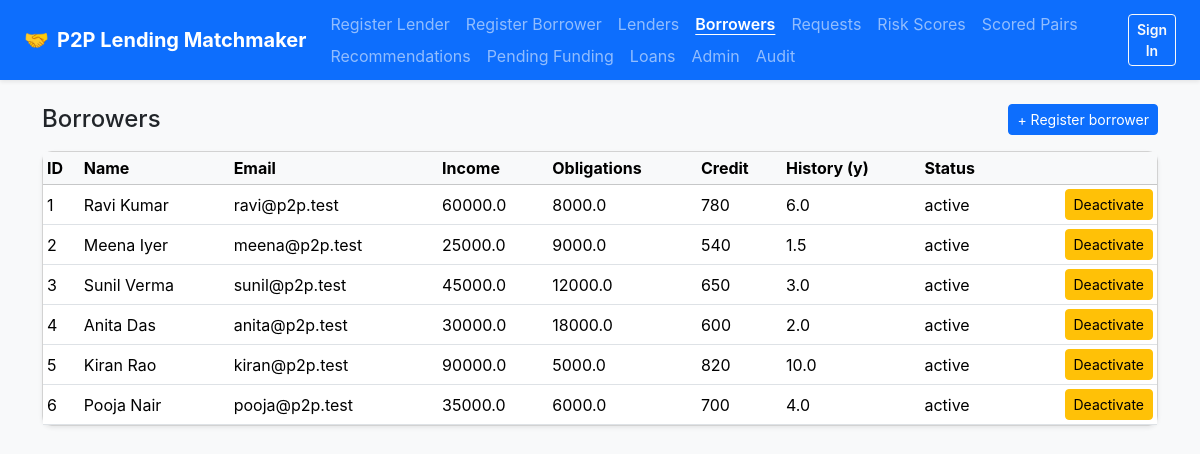
/borrowers, run on the app's committed database.
### tables this page shows
CREATE TABLE borrowers (
    borrower_id            INTEGER PRIMARY KEY AUTOINCREMENT,
    user_id                INTEGER NOT NULL UNIQUE REFERENCES users(user_id) ON DELETE CASCADE,
    monthly_income         REAL    NOT NULL CHECK (monthly_income > 0),       -- simulated
    existing_obligations   REAL    NOT NULL DEFAULT 0 CHECK (existing_obligations >= 0), -- monthly EMIs
    credit_score           INTEGER NOT NULL CHECK (credit_score BETWEEN 300 AND 900),    -- simulated
    credit_history_years   REAL    NOT NULL DEFAULT 0 CHECK (credit_history_years >= 0),
    profile_status         TEXT    NOT NULL DEFAULT 'pending'
                           CHECK (profile_status IN ('pending','active','inactive','rejected')),
    created_at             TEXT    NOT NULL DEFAULT (datetime('now'))
);

CREATE TABLE users (
    user_id        INTEGER PRIMARY KEY AUTOINCREMENT,
    full_name      TEXT    NOT NULL CHECK (length(trim(full_name)) > 0),
    email          TEXT    NOT NULL UNIQUE,
    password_hash  TEXT    NOT NULL,
    role           TEXT    NOT NULL CHECK (role IN ('lender','borrower','admin')),
    status         TEXT    NOT NULL DEFAULT 'active' CHECK (status IN ('active','inactive','suspended')),
    created_at     TEXT    NOT NULL DEFAULT (datetime('now'))
);

### routes/profiles.py (the view)
@bp.route("/borrowers")
def borrowers():
    with db_conn() as conn:
        rows = []
        for borrower in ps.list_borrowers(conn):
            row = borrower.to_dict()
            row["_actions"] = _status_actions("borrower", borrower.borrower_id, borrower.profile_status)
            rows.append(row)
        columns = [("borrower_id", "ID"), ("full_name", "Name"), ("email", "Email"), ("monthly_income", "Income"),
                   ("existing_obligations", "Obligations"), ("credit_score", "Credit"),
                   ("credit_history_years", "History (y)"), ("profile_status", "Status")]
        return render_template("table.html", title="Borrowers", columns=columns, rows=rows,
                               top_actions=[{"label": "+ Register borrower", "url": url_for("profiles.register_borrower"),
                                             "method": "get"}])

### database.py (called while the page is built)
def get_connection(db_path=None):
    db_path = db_path or config.DATABASE_PATH
    os.makedirs(os.path.dirname(db_path), exist_ok=True)
    conn = sqlite3.connect(db_path)
    conn.row_factory = sqlite3.Row
    conn.execute("PRAGMA foreign_keys = ON")   # must be enabled on every connection
    return conn

### models.py (called while the page is built)
    @property
    def role(self):
        return self.ROLE

    def to_dict(self):
        data = dict(vars(self))
        data.pop("password_hash", None)
        data["role"] = self.role
        return data

    @classmethod
    def from_row(cls, row):
        return cls(row["full_name"], row["email"], row["monthly_income"], row["existing_obligations"],
                   row["credit_score"], row["credit_history_years"], profile_status=row["profile_status"],
                   borrower_id=row["borrower_id"], user_id=row["user_id"], status=row["status"])

### profile_service.py (called while the page is built)
def list_borrowers(conn, profile_status=None):
    sql, params = _BORROWER_SQL, ()
    if profile_status:
        sql, params = sql + " WHERE b.profile_status = ?", (profile_status,)
    return [Borrower.from_row(r) for r in conn.execute(sql + " ORDER BY b.borrower_id", params)]

### routes/profiles.py (called while the page is built)
def _status_actions(role, pid, status):
    base = url_for("profiles.change_status", role=role, profile_id=pid)
    options = {
        "pending": [("Approve", "active", "success"), ("Reject", "rejected", "danger")],
        "active": [("Deactivate", "inactive", "warning")],
        "inactive": [("Activate", "active", "success")],
        "rejected": [("Re-open", "pending", "secondary")],
    }
    return [{"label": label, "url": f"{base}?to={to}", "method": "post", "style": style}
            for label, to, style in options.get(status, [])]

### utils.py (called while the page is built)
@contextmanager
def db_conn():
    conn = get_connection()
    try:
        yield conn
    finally:
        conn.close()

### templates/table.html (shortened to what this page needs)
{% extends "base.html" %}
{% macro action_button(a) %}
 {% if a.method == 'post' %}
 <form method="post" action="{{ a.url }}" class="d-inline">
 <button class="btn btn-sm btn-{{ a.style or 'primary' }}" type="submit">{{ a.label }}</button>
 </form>
 {% else %}
 <a class="btn btn-sm btn-{{ a.style or 'primary' }}" href="{{ a.url }}">{{ a.label }}</a>
 {% endif %}
{% endmacro %}
{% block content %}
<div class="d-flex justify-content-between align-items-center mb-3">
 <h2 class="h4 mb-0">{{ title }}</h2>
 <div class="d-flex gap-2">{% for a in top_actions or [] %}{{ action_button(a) }}{% endfor %}</div>
</div>
<div class="card shadow-sm">
 <div class="table-responsive">
 <table class="table table-sm table-hover align-middle mb-0">
 <thead class="table-light">
 <tr>{% for key, label in columns %}<th>{{ label }}</th>{% endfor %}<th></th></tr>
 </thead>
 <tbody>
 {% for row in rows %}
 <tr>
 {% for key, label in columns %}
 <td>{% if row.get(key) is none %}{% else %}{{ row.get(key) }}{% endif %}</td>
 {% endfor %}
 <td class="text-end text-nowrap">{% for a in row.get('_actions', []) %}{{ action_button(a) }} {% endfor %}</td>
 </tr>
 {% else %}
 <tr><td colspan="{{ columns|length + 1 }}" class="text-center text-muted py-4">No records yet.</td></tr>
 {% endfor %}
 </tbody>
 </table>
 </div>
</div>
{% endblock %}

### templates/base.html (style rules this page uses)
body { background-color: #f8fafc; font-family: -apple-system, BlinkMacSystemFont, "Segoe UI", Roboto, "Helvetica Neue", Arial, sans-serif; }
.card { border-radius: 10px; }

### data on the page
borrowers: get "1" "Ravi Kumar" "ravi@p2p.test" "60000.0" "8000.0" "780" "6.0" "active", label "Deactivate"
borrowers: get "2" "Meena Iyer" "meena@p2p.test" "25000.0" "9000.0" "540" "1.5" "active", label "Deactivate"
borrowers: get "3" "Sunil Verma" "sunil@p2p.test" "45000.0" "12000.0" "650" "3.0" "active", label "Deactivate"
borrowers: get "4" "Anita Das" "anita@p2p.test" "30000.0" "18000.0" "600" "2.0" "active", label "Deactivate"
borrowers: get "5" "Kiran Rao" "kiran@p2p.test" "90000.0" "5000.0" "820" "10.0" "active", label "Deactivate"
borrowers: get "6" "Pooja Nair" "pooja@p2p.test" "35000.0" "6000.0" "700" "4.0" "active", label "Deactivate"

### other printed values
{{ label }} "Register Lender" "Register Borrower" "Lenders" "Borrowers" "Requests" "Risk Scores" "Scored Pairs" "Recommendations" "Pending Funding" "Loans" "Admin" "Audit"
{{ title }} "Borrowers"
{{ a.label }} "+ Register borrower"
{{ label }} "ID" "Name" "Email" "Income" "Obligations" "Credit" "History (y)" "Status"
